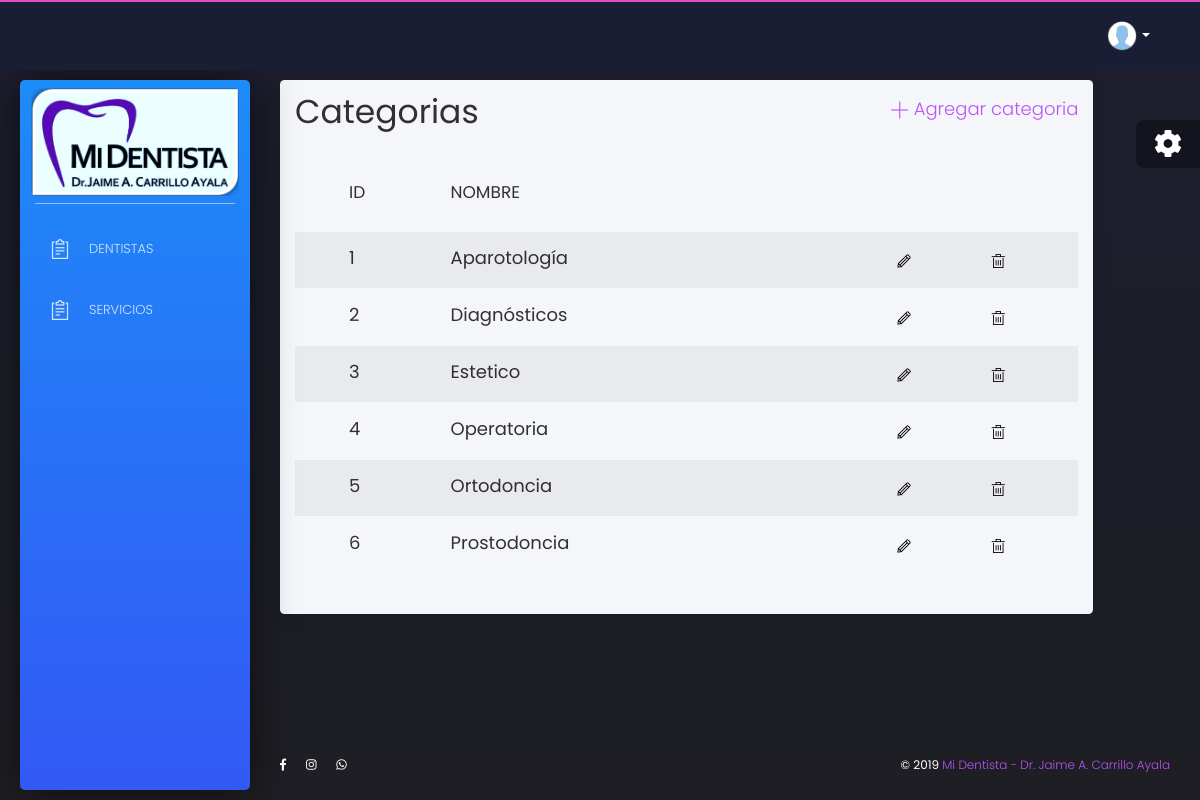
The page /core/categorias on the database its author committed.
### core/models.py (models this page shows)
class Categoria(models.Model):
    id = models.AutoField(primary_key=True)
    nombre = models.CharField(max_length=64)

### core/views.py (the view)
# urls.py: path('categorias', CategoriaList.as_view(), name = 'categorias'),
class CategoriaList(ListView):
    model = Categoria
    template_name = 'core/categoria_list.html'

### core/templates/core/categoria_list.html (shortened to what this page needs)
{% extends 'core/base.html' %}
{% load static %}
{% block content %}
<div class="content">
    <div class="row">
        <div class="col-md-11">
			    <div class="card white-content">
            <div class="card-header row">
              <div class="col-md-8">
                <h1>Categorias</h1>
              </div>
              <div class="col-md-4" align=right>
                <a href="{% url 'core:nuevacategoria' %}">
                  <font size=4>
                    <i class="tim-icons icon-simple-add"></i>
                    Agregar categoria
                  </font>
                </a>
              </div>
		        </div>
				    <div class="card-body">
					    <div class="table-responsive">
                <table class="table table-striped " id="">
                  <thead class=" text-primary">
                      <th>
                      </th>
                      <th>
                        <h4>Id</h4>
                      </th>
                      <th>
                        <h4>Nombre</h4>
                      </th>
                      <th>
                      </th>
                  </thead>
                  <tbody>
                    {% for categoria in categoria_list|dictsort:'id' %}
                      <tr>
                            <td>
                            </td>
                            <td >
                              <p><b><font size="4">{{categoria.id}}</font></b></p>
                            </td>
                            <td >
                              <p><b><font size="4">{{categoria.nombre}}</font></b></p>
                            </td>
                            <td>
                               <a href="{% url 'core:updatecategoria' categoria.id|slugify%}" class="nav-item">
                              <i class="tim-icons icon-pencil" style= "color:black"></i>
                               </a>
                            </td>
                            <td>
                                <a href="{% url 'core:categoriadelete' categoria.id|slugify%}" >
                                  <i class="tim-icons icon-trash-simple" style= "color:black"  ></i>
                              </a>
                            </td>
							        </tr>
                    {% endfor %}
                  </tbody>
                </table>
				      </div>
			      </div>
	        </div>
	      </div>
      </div>
    </div>
{% endblock %}

### rows shown on the page
Categoria: id "1", nombre "Aparotología"
Categoria: id "2", nombre "Diagnósticos"
Categoria: id "3", nombre "Estetico"
Categoria: id "4", nombre "Operatoria"
Categoria: id "5", nombre "Ortodoncia"
Categoria: id "6", nombre "Prostodoncia"
